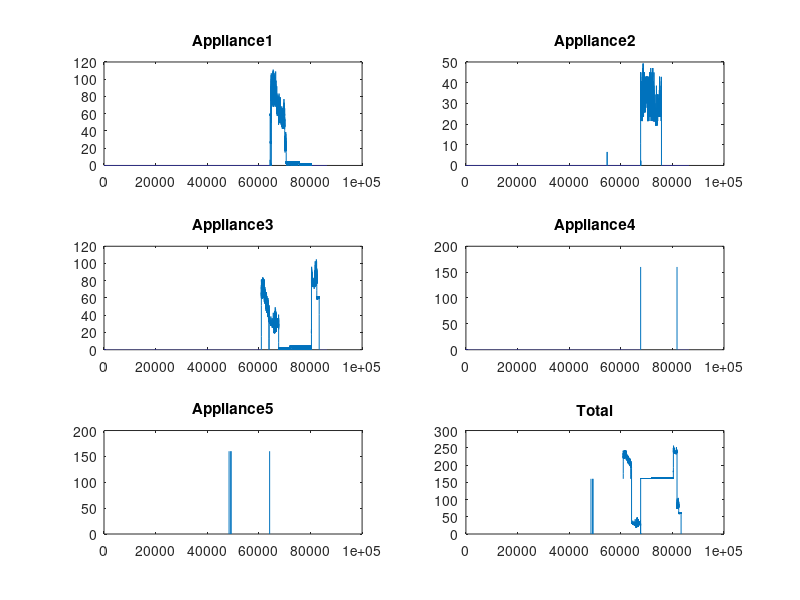

Write MATLAB code to recreate this figure.
function [ runtime_schedulable, power_schedulable, runtime_nonschedulable, ...
        power_nonschedulable, price, app ] = prepare_data(price)

    %load data
    a1 = csvread('1.csv');
    a2 = csvread('2.csv');
    a3 = csvread('3.csv');
    a4 = csvread('4.csv');
    a5 = csvread('5.csv');
    
    start_point = 1;

    
    app(:,1) = a1(start_point:end);
    app(:,2) = a2(start_point:end);
    app(:,3) = a3(start_point:end);
    app(:,4) = a4(start_point:end);
    app(:,5) = a5(start_point:end);
    apptotal =  app(:,3) + app(:,4) + app(:,5);
    figure;
    subplot(3,2,1)
    plot(1:length(app(:,1)), app(:,1));
    title('Appliance1')
    subplot(3,2,2)
    plot(1:length(app(:,2)), app(:,2));
    title('Appliance2')
    subplot(3,2,3)
    plot(1:length(app(:,3)), app(:,3));
    title('Appliance3')
    subplot(3,2,4)
    plot(1:length(app(:,4)), app(:,4));
    title('Appliance4')
    subplot(3,2,5)
    plot(1:length(app(:,5)), app(:,5));
    title('Appliance5')
    subplot(3,2,6)
    plot(1:length(apptotal), apptotal);
    title('Total')
    
    c = zeros(5, 1);
    a = zeros(5, 1);
    
    for j = 1:5
        for i = 1:length(app(:,1))
            if app(i, j)>10
                c(j)=c(j)+1;
                a(j)=a(j)+app(i, j);
            end
        end
    end
    
    runtime=zeros(5, 1);
    power=zeros(5, 1);
    for j = 1:5
        runtime(j) =ceil( c(j)/7200);
        power(j) = (a(j)/runtime(j))/3600;
    end
    
    runtime_nonschedulable = runtime(1:2);
    runtime_schedulable = runtime(3:5);
    power_nonschedulable = power(1:2);
    power_schedulable = power(3:5);
    
end

